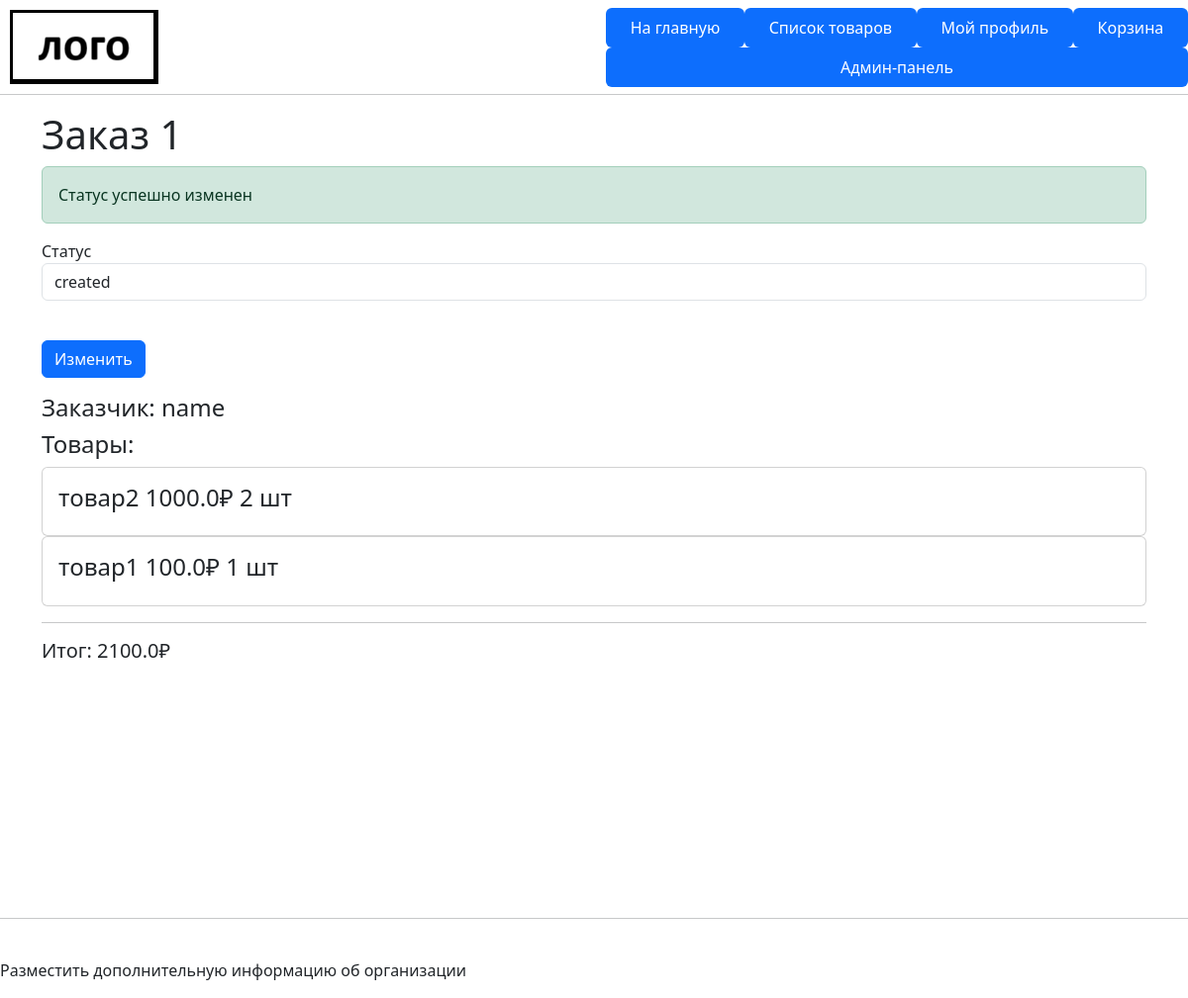
Screenshot of /admin/order/1 (signed in) with the database file from the repository.
### data/order_models.py (models this page shows, shortened)
class Order(SqlAlchemyBase):
    __tablename__ = "orders"
    id = sqlalchemy.Column(
        sqlalchemy.Integer,
        primary_key=True,
        autoincrement=True,
    )
    status = sqlalchemy.Column(
        sqlalchemy.String,
        default="created",
    )
    user_id = sqlalchemy.Column(
        sqlalchemy.Integer,
        sqlalchemy.ForeignKey("users.id"),
    )
    created_date = sqlalchemy.Column(
        sqlalchemy.DateTime,
        default=datetime.datetime.now,
    )
    user = sqlalchemy.orm.relationship("User")
    statuses = ("created", "preparing", "ready", "recieved")

class OrderItem(SqlAlchemyBase):
    __tablename__ = "items-orders"
    id = sqlalchemy.Column(
        sqlalchemy.Integer,
        primary_key=True,
        autoincrement=True,
    )
    item_id = sqlalchemy.Column(
        sqlalchemy.Integer,
        sqlalchemy.ForeignKey("items.id"),
    )
    order_id = sqlalchemy.Column(
        sqlalchemy.Integer,
        sqlalchemy.ForeignKey("orders.id"),
    )
    quantity = sqlalchemy.Column(
        sqlalchemy.Integer,
        default=0,
    )
    item = sqlalchemy.orm.relationship("Item")
    order = sqlalchemy.orm.relationship("Order")

### data/user_models.py (models this page shows, shortened)
class User(SqlAlchemyBase, flask_login.UserMixin):
    __tablename__ = "users"
    id = sqlalchemy.Column(
        sqlalchemy.Integer,
        primary_key=True,
        autoincrement=True,
    )
    name = sqlalchemy.Column(sqlalchemy.String, nullable=True)
    email = sqlalchemy.Column(
        sqlalchemy.String, index=True, unique=True, nullable=True
    )
    hashed_password = sqlalchemy.Column(sqlalchemy.String, nullable=True)
    created_date = sqlalchemy.Column(
        sqlalchemy.DateTime,
        default=datetime.datetime.now,
    )
    is_admin = sqlalchemy.Column(
        sqlalchemy.Boolean,
        default=False,
    )

### data/catalog_models.py (models this page shows)
class Item(SqlAlchemyBase):
    __tablename__ = "items"
    id = sqlalchemy.Column(
        sqlalchemy.Integer,
        primary_key=True,
        autoincrement=True,
    )
    name = sqlalchemy.Column(
        sqlalchemy.String,
        nullable=False,
    )
    price = sqlalchemy.Column(
        sqlalchemy.Float,
        nullable=False,
    )
    text = sqlalchemy.Column(
        sqlalchemy.String,
        nullable=True,
    )
    category_id = sqlalchemy.Column(
        sqlalchemy.Integer,
        sqlalchemy.ForeignKey("categories.id"),
    )
    category = sqlalchemy.orm.relationship("Category")

### admin.py (the view)
@flask_login.login_required
def admin_order_detail(pk):
    if not flask_login.current_user.is_admin:
        flask.abort(404)
    db_sess = db_session.create_session()
    order = db_sess.get(Order, pk)
    if not order:
        flask.abort(404)
    choices = [(status, status) for status in Order.statuses]
    form = OrderStatusForm()
    form.status.choices = choices
    items = db_sess.query(OrderItem).filter(OrderItem.order == order)
    message = None
    if form.validate_on_submit:
        order.status = form.status.data
        db_sess.commit()
        message = "Статус успешно изменен"
    return flask.render_template(
        "admin_order_detail.html",
        order=order,
        items=items,
        form=form,
        message=message,
    )

### admin.py
class OrderStatusForm(flask_wtf.FlaskForm):
    status = wtforms.SelectField(
        "Статус",
        validators=[wtforms.validators.DataRequired()],
    )
    submit = wtforms.SubmitField("Изменить")

### data/db_session.py (called while the page is built)
def create_session() -> Session:
    global __factory
    return __factory()

### main.py (called while the page is built)
@login_manager.user_loader
def load_user(user_id):
    db_sess = db_session.create_session()
    return db_sess.query(User).get(user_id)

### templates/admin_order_detail.html (shortened to what this page needs)
{% extends "base.html" %}
{% block content %}
  <h1>Заказ {{ order.id }}</h1>
  <form action="" method="post">
    {% if message %}
      <div class="alert alert-success">{{ message }}</div>
    {% endif %}
    <p>
      {{ form.status.label }}<br>
      {{ form.status(class="form-control") }}<br>
    </p>
    <p>{{ form.submit(type="submit", class="btn btn-primary") }}</p>
  </form>
  <h4>
    Заказчик: {{ order.user.name }}
  </h4>
  <h4>Товары:</h4>
  {% set ns = namespace(total=0) %}
  {% for order_item in items %}
      {% include "includes/order_item_card.html" %}
      {% set ns.total = ns.total + order_item.item.price * order_item.quantity %}
  {% endfor %}
  <hr>
  <h5>Итог: {{ ns.total }}₽</h5>
{% endblock %}

### templates/includes/order_item_card.html
<div class="card w-auto">
    <div class="card-body d-flex flex-column">
      <form action="" method="post">
        <h4 class="card-title">
          {{ order_item.item.name }}
          {{ order_item.item.price }}₽
          {{ order_item.quantity }} шт
        </h4>
      </form>
    </div>
  </div>

### rows the page displays
Order: id "1"
User: user.name "name"
OrderItem: item.name "товар2", item.price "1000.0", quantity "2"
OrderItem: item.name "товар1", item.price "100.0", quantity "1"

### other values shown
{{ message }} "Статус успешно изменен"
{{ ns.total }} "2100.0"
